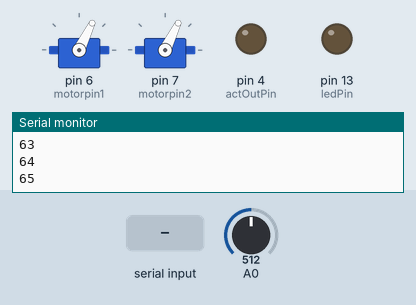
A sketch run on a simulated Arduino Uno, built with avr-gcc and run on an emulated ATmega328P. On the bench: 2 × servo, output pins drawn as LEDs (lit = HIGH), the last lines printed to the serial monitor. The inputs (shaded band) are chosen by the test bench; at power-on: A0 = 512.

Above: at 1.2 s.
1.3 s: "1" received over Serial
At 3.24 s:
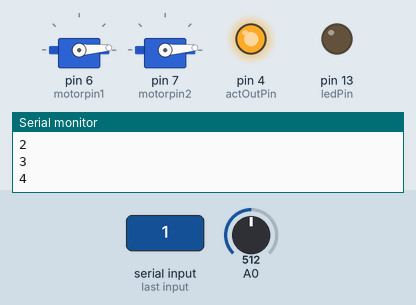
4.8 s: "s" received over Serial
At 6.01 s:
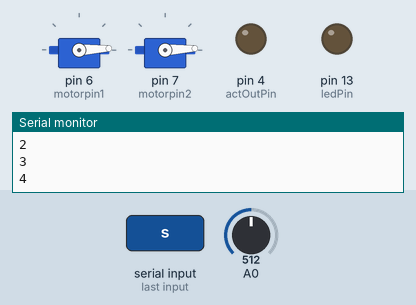
8.3 s: "1" received over Serial
At 9.3 s:
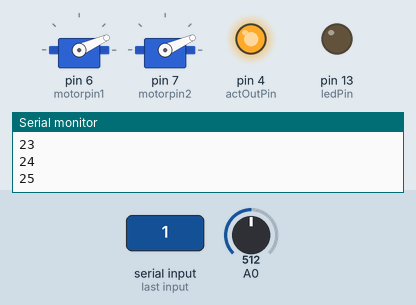
16.0 s: "0" received over Serial
At 18.2 s:
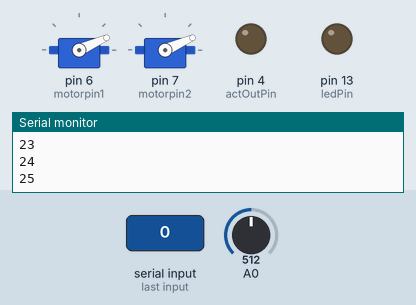
Timing chart, 0 to 24.0 s (numbered marks = the images above; inputs shaded):
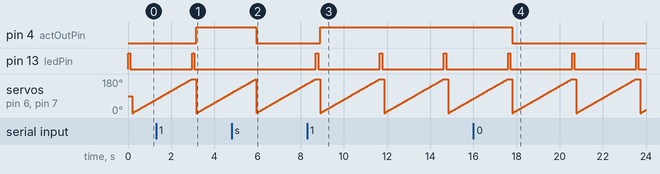

The sketch:

hindbrain_test.ino
```cpp
#include <Servo.h>
//Hind Brain Test
int ledPin = 13;
int actOutPin = 4;
int eStopPin = 5;
int delayPeriod = 100;
int sharpDistance1 = 0;
char command = 'g';
char hBrainStatus ='r';
int motorpin1= 6; //PWM pins for right and left motors
int motorpin2=7;
Servo motor1;
Servo motor2;

void setup() {
  // put your setup code here, to run once:
  pinMode (ledPin, OUTPUT);
  pinMode (actOutPin, OUTPUT);
  pinMode (eStopPin, INPUT);
  motor1.attach(motorpin1);
  motor2.attach(motorpin2);

  Serial.begin(9600);
  Serial.println("Have Midbrain send 1 or 0 to Hinbrain pin 4");
}

void loop() {
  // Read midbrain commands
  if (Serial.available()){
    command = Serial.read();
    Serial.println("midbrain sent output:");
    Serial.println(command);
  }
  // Sense: Read Robot Sensors
//  if (readEstop()==1){
//    hBrainStatus = 'e';
//  }
  else hBrainStatus = 'r';
  //Serial.println (sharpRange(sharpDistance1));
  float SharpRange1 = sharpRange(sharpDistance1);

  //Think:Run low level cognition ad safety code
  if (command!='s'){
    blink();
  }
  //Act: run actuators and behavior lights
  toggleActPin4(command);

  //Act: run motors
  //if (command == 'g'){
  int pos=0;
  for (pos = 0; pos <= 180; pos += 1) { // goes from 0 degrees to 180 degrees
  // in steps of 1 degree
    motor1.write(pos);              // tell servo to go to position in variable 'pos'
    motor2.write(pos);
    Serial.println(pos);
    delay(15);                       // waits 15ms for the servo to reach the position
    //}
//    for (pos = 0; pos <= 180; pos += 1) {
//    // in steps of 1 degree
//      //motor1.write(pos);
//      motor2.write(pos);
//      delay(15);
//    }
  }
  // write status data up to midbrain
  if (command == 's'){
    Serial.println("hind brain stopped");
  }
  if (hBrainStatus == 'e'){
    Serial.println("hind brain E-stopped");
  }
}

boolean readEstop(){
  boolean eStopTriggered = digitalRead(eStopPin);
  return eStopTriggered;
}

float sharpRange (int sensornum) {
  int rawData = analogRead(sensornum);
  float volts = rawData * 0.0048828125;
  float range = 65*pow(volts,-1.10);
  return range;
}
void blink(){
    digitalWrite (ledPin, HIGH);
    delay (delayPeriod);
    digitalWrite (ledPin, LOW);
    delay (delayPeriod);
    }
void toggleActPin4 (char pinState){
  if (pinState=='1'){
    digitalWrite(actOutPin, HIGH);
  }
  else if (pinState!='1'){
    digitalWrite(actOutPin, LOW);
  }
}
```

Measured:
- after the input at 1.3 s, pin 4 (actOutPin): LOW → HIGH after 1.9 s
- after the input at 4.8 s, pin 4 (actOutPin): HIGH → LOW after 1.1 s; pin 13 (ledPin): stays LOW (without the input it goes to HIGH after 1.1 s)
- after the input at 8.3 s, pin 4 (actOutPin): LOW → HIGH after 0.60 s; pin 13 (ledPin): alternates HIGH for 0.10 s and LOW for 2.9 s, starting after 0.40 s
- after the input at 16.0 s, pin 4 (actOutPin): HIGH → LOW after 1.8 s
- by itself, servo on pin 6 (motorpin1), servo on pin 7 (motorpin2): ramps from 0° to 180° and jumps back, once every 3.0 s
